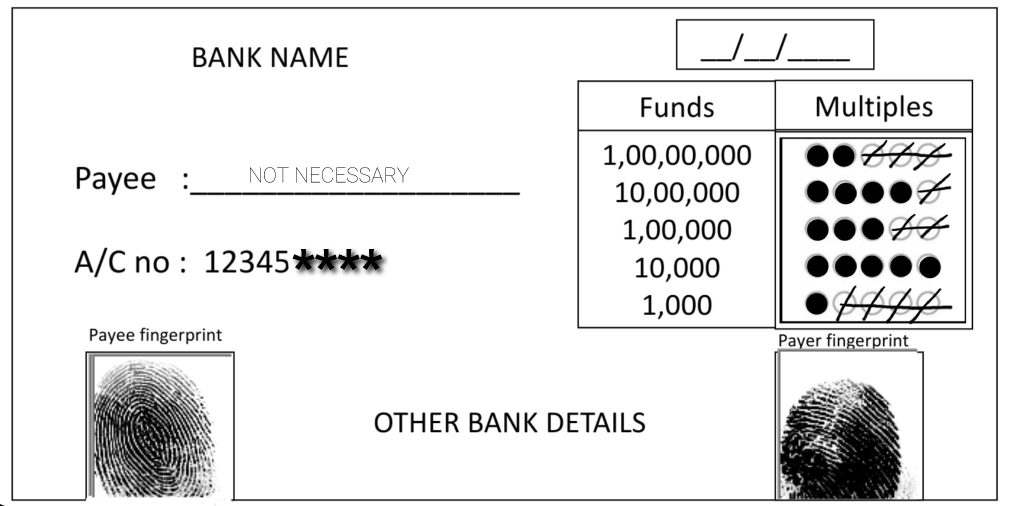
#> input picture Prototype/upload_doc/sample.jpg, 2018 x 1012 px, found by its file name (shown at 1/2 size)
$ python rgt_fin.py
#> lines starting #> are read from the running program, lines starting #| are printed output that depends on the picture


import cv2

img = cv2.imread("upload_doc/sample.jpg")
#> img is the input picture: shape (1012, 2018, 3); min 0, max 255, mean 230.4

# [rows, columns]

crop = img[ 706:1001,1550:1847]
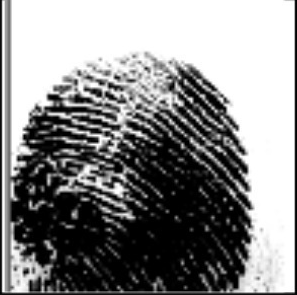
#> crop: shape (295, 297, 3); min 0, max 255, mean 137.9
cv2.imwrite('rgt_fin.BMP', crop)
